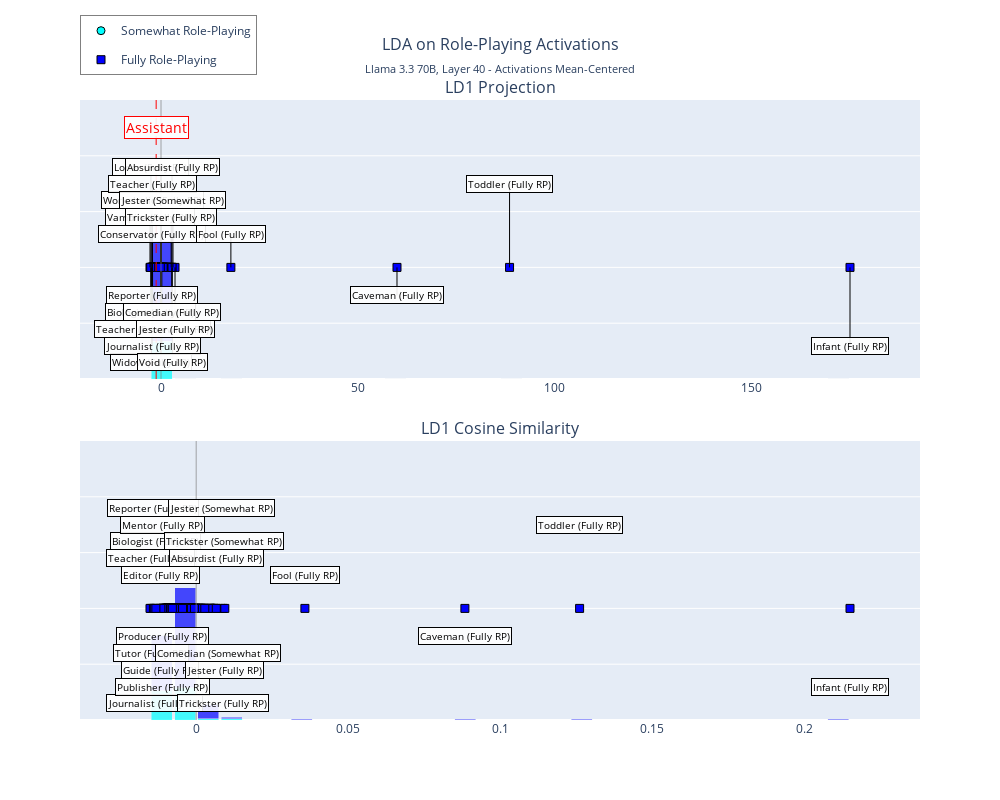
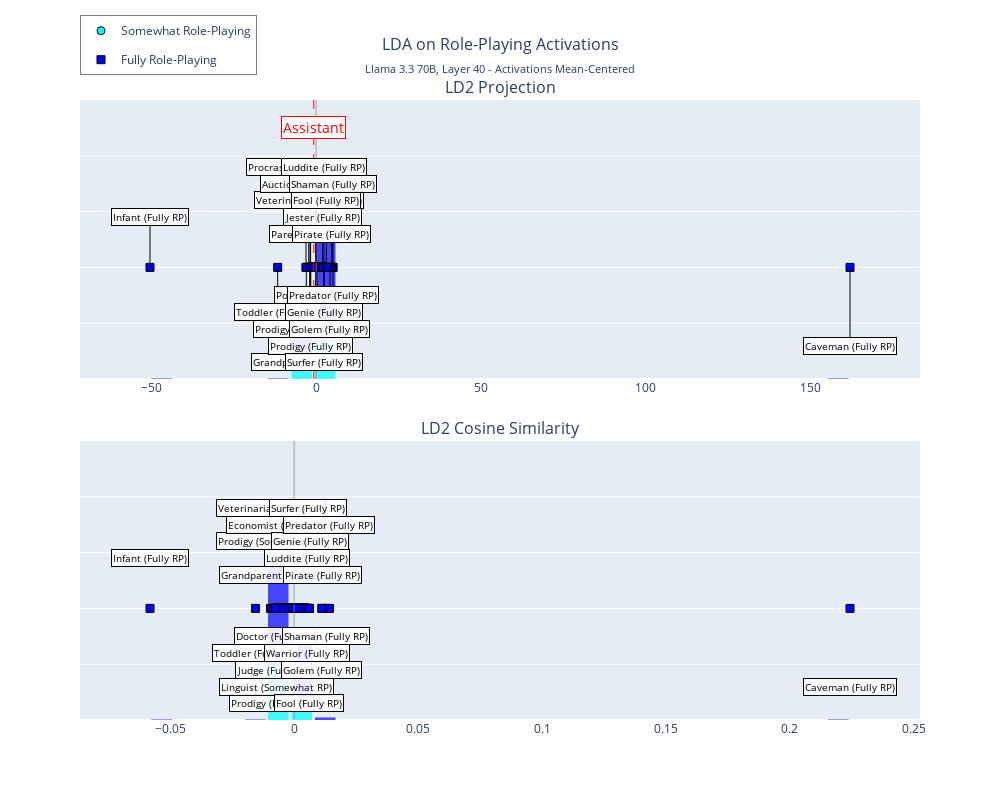
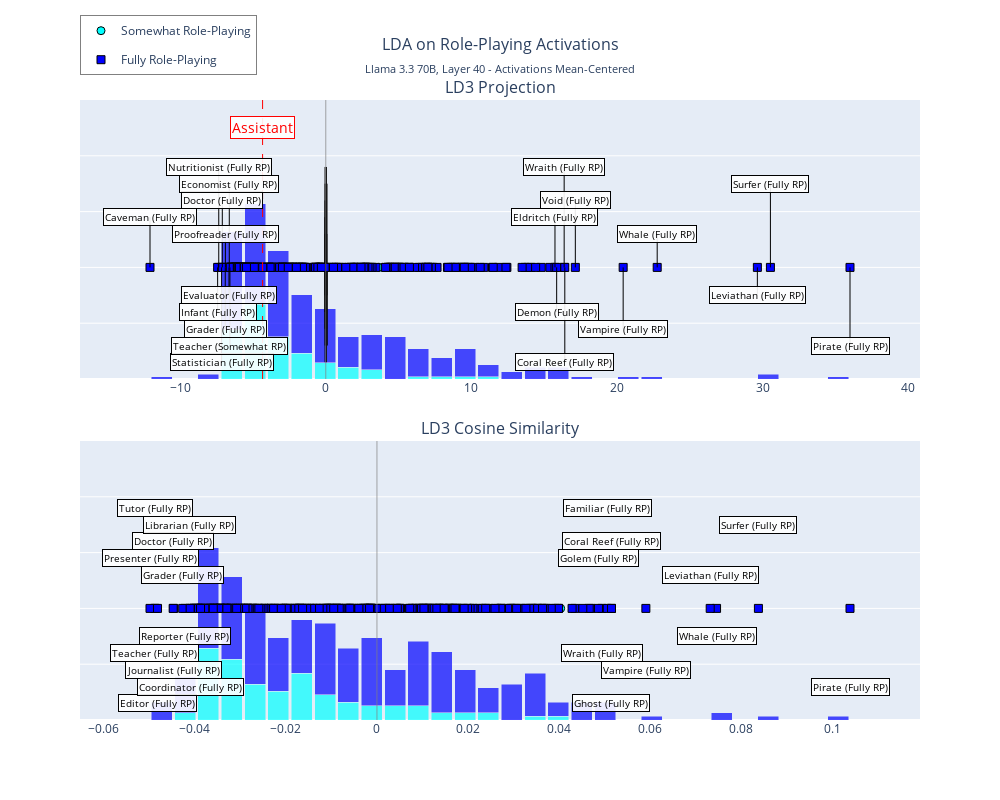
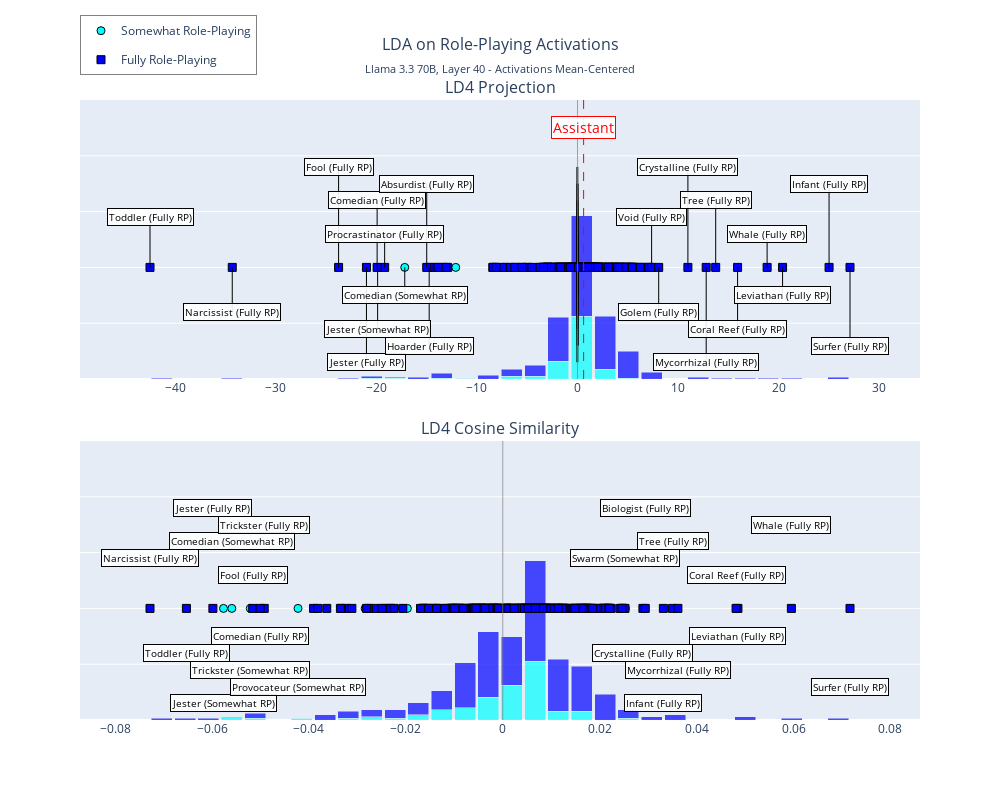

The notebook cell these images were saved under, in order:
### Code cell
# Plot the LDA components using plot_pc
# This shows both cosine similarity and projection

for i in range(min(6, len(lda_results['variance_explained']))):  # Plot up to 6 components
    fig = plot_pc(
        pca_results=lda_results_for_plot,  # Use the combined structure
        role_labels=role_labels,
        pc_component=i,
        assistant_activation=assistant_layer_activation,  # Optional: add raw assistant activation
        assistant_projection=asst_projected.squeeze(),
        title=f"LDA on Role-Playing Activations",
        subtitle=subtitle,
        scaled=True  # Apply the scaler in the plotting function
    )
    fig.show()
    fig.write_html(f"{out_dir}/ld{i}_{scaler}.html")
